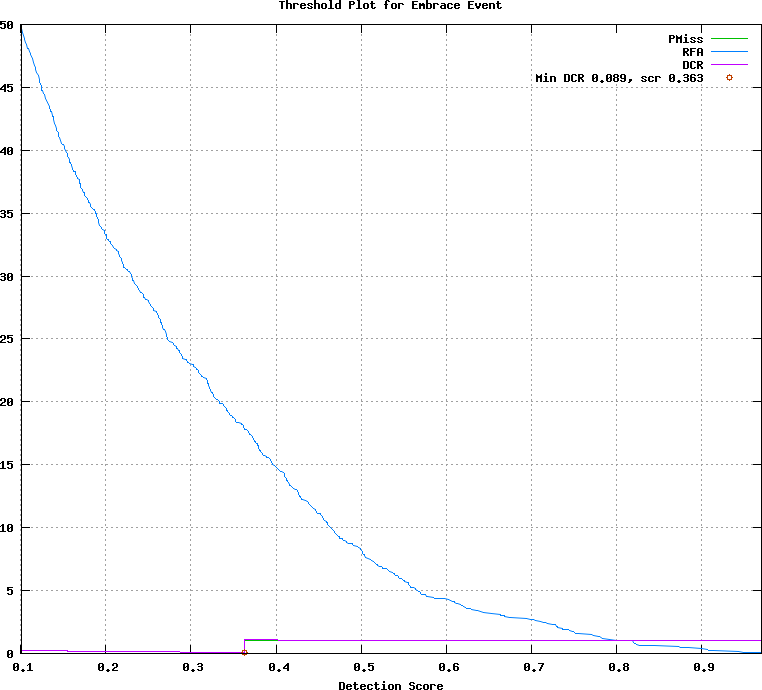

This figure's gnuplot source:
## GNUPLOT command file
set terminal postscript color
set style data lines
set title 'Threshold Plot for Embrace Event'
set xlabel 'Detection Score'
set grid
set size ratio 0.85
plot [0.101000:0.970000]  \
  'test.det.Embrace_Event.dat.1' using 1:4 title 'PMiss' with lines lt 2, \
  'test.det.Embrace_Event.dat.1' using 1:5 title 'RFA' with lines lt 3, \
  'test.det.Embrace_Event.dat.1' using 1:6 title 'DCR' with lines lt 4, \
  'test.det.Embrace_Event.dat.2' using 1:2 title 'Min DCR 0.089, scr 0.363' with points lt 6
